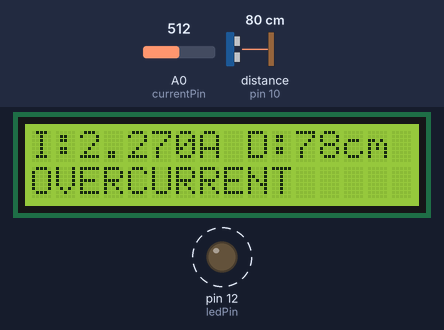
The sketch below on a simulated Arduino Uno, built with avr-gcc and run on an emulated ATmega328P. On the bench: 16×2 character LCD, output pins drawn as LEDs (lit = HIGH). Wiring (inferred from the names in the program): ultrasonic range finder: trigger pin 9; echo pin 10. Dashed ring = blinking. The inputs (shaded band) are chosen by the test bench; at power-on: distance to the obstacle (sensor on pin 10) 80 cm, A0 (currentPin) = 512. The echo pulse lasts 58.3 µs per cm; pins used as bus, display or sensor lines are not drawn; what the sketch prints to the serial monitor is not drawn.

Above: at 3.87 s.
4.3 s: distance to the obstacle (sensor on pin 10) set to 2 cm
At 4.97 s:
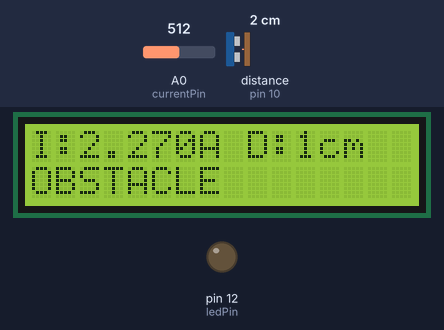
6.8 s: A0 (currentPin) set to 716
At 8.0 s:
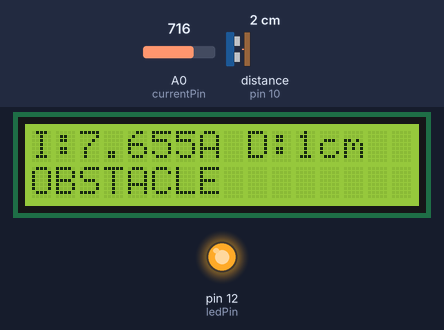
8.9 s: distance to the obstacle (sensor on pin 10) set to 4 cm
At 9.52 s:
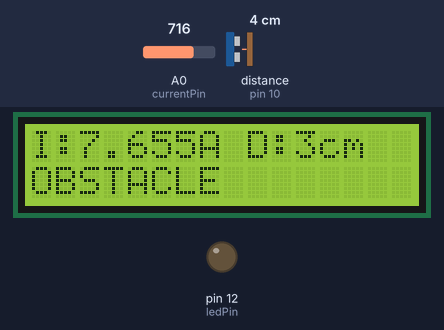
10.8 s: A0 (currentPin) set to 900
At 11.48 s:
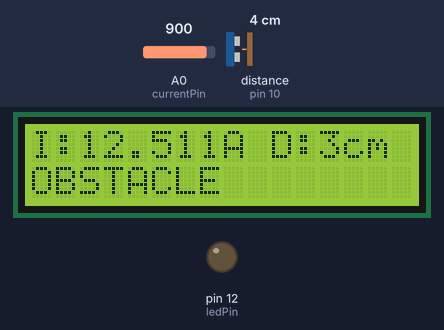
12.8 s: distance to the obstacle (sensor on pin 10) set to 9 cm
At 13.43 s:
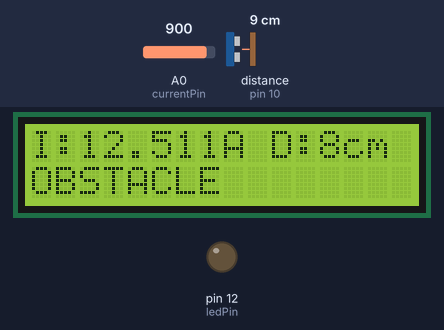
14.7 s: A0 (currentPin) set to 1023
At 15.38 s:
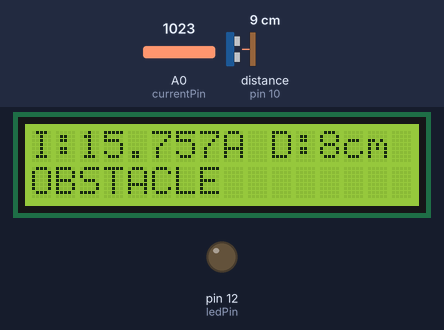
Timing chart, 0 to 17.7 s (numbered marks = the images above; inputs shaded):
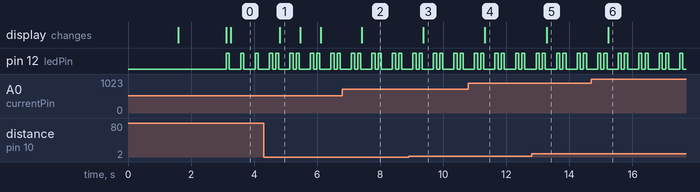

Measured:
- after the input at 4.3 s, the display: changes after 0.52 s (image 1)
- after the input at 6.8 s, the display: changes after 0.62 s (image 2)
- after the input at 8.9 s, the display: changes after 0.47 s (image 3)
- after the input at 10.8 s, the display: changes after 0.52 s (image 4)
- after the input at 12.8 s, the display: changes after 0.48 s (image 5)
- after the input at 14.7 s, the display: changes after 0.53 s (image 6)
- by itself, pin 12 (ledPin): repeats every 0.65 s: LOW 0.10 s, HIGH 0.10 s, LOW 0.35 s, HIGH 0.10 s

The sketch:

power_line_fault_detection.ino
```cpp
#include <Wire.h>
#include <LiquidCrystal_I2C.h>

// -------- PIN CONFIG --------
const int currentPin = A0;
const int trigPin = 9;
const int echoPin = 10;
const int ledPin = 12;

// -------- CALIBRATION (YOUR VALUE) --------
const float offsetVoltage = 2.08;

// -------- THRESHOLDS (CALIBRATED) --------
const float openThreshold = 0.05;
const float overLimit = 0.2;
const int distLimit = 15;

// -------- LCD --------
LiquidCrystal_I2C lcd(0x27, 16, 2);

// -------- SETUP --------
void setup() {
  Serial.begin(9600);

  pinMode(ledPin, OUTPUT);
  pinMode(trigPin, OUTPUT);
  pinMode(echoPin, INPUT);

  lcd.init();
  lcd.backlight();

  lcd.print("SYSTEM START");
  delay(1500);

  lcd.clear();
  lcd.print("CALIBRATING...");
  delay(1500);

  lcd.clear();
}

// -------- LOOP --------
void loop() {

  // ----- CURRENT SENSING (AVERAGING) -----
  float totalI = 0;

  for(int i = 0; i < 100; i++) {
    float v = (analogRead(currentPin) / 1024.0) * 5.0;
    float sample = (v - offsetVoltage) / 0.185;

    if (abs(sample) < 0.003) sample = 0; // noise removal

    totalI += abs(sample);
  }

  float current = totalI / 100.0;

  // ----- ULTRASONIC -----
  digitalWrite(trigPin, LOW);
  delayMicroseconds(2);

  digitalWrite(trigPin, HIGH);
  delayMicroseconds(10);
  digitalWrite(trigPin, LOW);

  long duration = pulseIn(echoPin, HIGH, 30000);
  int distance = duration * 0.034 / 2;

  if(distance == 0) distance = 999;

  // ----- CONDITION LOGIC -----
  String state;

  if (distance <= distLimit) {
    state = "OBSTACLE";

    // Double blink
    digitalWrite(ledPin, HIGH);
    delay(100);
    digitalWrite(ledPin, LOW);
    delay(100);
    digitalWrite(ledPin, HIGH);
    delay(100);
    digitalWrite(ledPin, LOW);
  }

  else if (current < openThreshold) {
    state = "OPEN";

    // Slow blink
    digitalWrite(ledPin, HIGH);
    delay(400);
    digitalWrite(ledPin, LOW);
  }

  else if (current > overLimit) {
    state = "OVERCURRENT";

    // Fast blink
    digitalWrite(ledPin, HIGH);
    delay(100);
    digitalWrite(ledPin, LOW);
  }

  else {
    state = "NORMAL";

    // Steady ON
    digitalWrite(ledPin, HIGH);
  }

  // ----- LCD DISPLAY -----
  lcd.setCursor(0, 0);
  lcd.print("I:");
  lcd.print(current, 3);
  lcd.print("A ");

  lcd.print("D:");
  lcd.print(distance);
  lcd.print("cm ");

  lcd.setCursor(0, 1);
  lcd.print(state);
  lcd.print("        "); // clear extra chars

  // ----- SERIAL OUTPUT -----
  Serial.print("I=");
  Serial.print(current, 4);
  Serial.print("A  D=");
  Serial.print(distance);
  Serial.print("cm  State=");
  Serial.println(state);

  delay(300); // stable refresh
}
```
